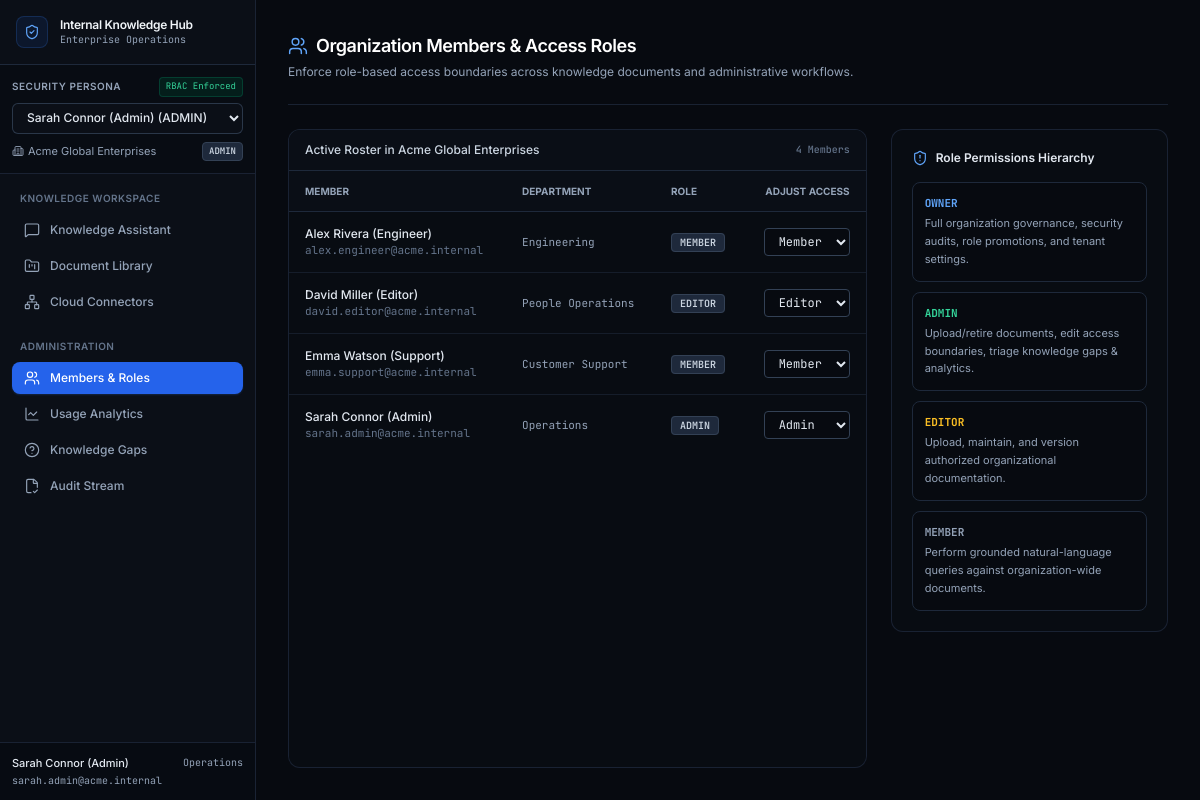
The page /members/ on the database its author committed.
### hub/models.py (models this page shows, shortened)
class Organization(models.Model):
    id = models.UUIDField(primary_key=True, default=uuid.uuid4, editable=False)
    name = models.CharField(max_length=255)
    slug = models.SlugField(max_length=100, unique=True)
    domain = models.CharField(max_length=255, blank=True, null=True)
    created_at = models.DateTimeField(auto_now_add=True)
    updated_at = models.DateTimeField(auto_now=True)

class OrganizationMembership(models.Model):
    id = models.UUIDField(primary_key=True, default=uuid.uuid4, editable=False)
    organization = models.ForeignKey(Organization, on_delete=models.CASCADE, related_name='memberships')
    user = models.ForeignKey(Profile, on_delete=models.CASCADE, related_name='memberships')
    role = models.CharField(max_length=20, choices=OrgRole.choices, default=OrgRole.MEMBER)
    department = models.CharField(max_length=100, blank=True, null=True)
    is_active = models.BooleanField(default=True)
    created_at = models.DateTimeField(auto_now_add=True)
    updated_at = models.DateTimeField(auto_now=True)
    class Meta:
        unique_together = ('organization', 'user')

class Profile(models.Model):
    id = models.UUIDField(primary_key=True, default=uuid.uuid4, editable=False)
    email = models.EmailField(unique=True)
    full_name = models.CharField(max_length=255)
    avatar_url = models.TextField(blank=True, null=True)
    created_at = models.DateTimeField(auto_now_add=True)
    updated_at = models.DateTimeField(auto_now=True)

### hub/views.py (the view, shortened to what this page needs)
# urls.py: path('members/', views.members_view, name='members'),
def members_view(request):
    user, org, membership, role = get_current_user_and_org(request)
    if not can_manage_members(role):
        return HttpResponseForbidden("Forbidden: admin access required.")
    members = OrganizationMembership.objects.filter(organization=org).select_related('user').order_by('user__full_name')
    return render(request, 'hub/members.html', {
        'members': members,
        'active_tab': 'members',
    })

### hub/services/rbac.py (called while the page is built)
def has_minimum_role(user_role: str, required_role: str) -> bool:
    return ROLE_HIERARCHY.get(user_role, 0) >= ROLE_HIERARCHY.get(required_role, 0)

def can_manage_members(user_role: str) -> bool:
    return has_minimum_role(user_role, OrgRole.ADMIN)

### hub/views.py (called while the page is built)
def get_current_user_and_org(request):
    user_id = request.session.get('auth_user_id', DEMO_USERS['admin']['id'])
    org_id = request.session.get('auth_org_id', DEMO_ORG_ID)
    user = Profile.objects.filter(id=user_id).first()
    org = Organization.objects.filter(id=org_id).first()
    membership = None
    if user and org:
        membership = OrganizationMembership.objects.filter(organization=org, user=user).first()
    role = membership.role if membership else OrgRole.MEMBER
    return user, org, membership, role

### hub/templates/hub/members.html (shortened to what this page needs)
{% extends 'hub/base.html' %}
{% block content %}
<div class="flex-1 flex flex-col h-screen overflow-hidden bg-slate-950 text-slate-100 p-8">
  <div class="pb-6 border-b border-slate-800/80">
    <h1 class="text-lg font-semibold tracking-tight text-white flex items-center gap-2">
      <i data-lucide="users" class="w-5 h-5 text-blue-400"></i>
      <span>Organization Members & Access Roles</span>
    </h1>
    <p class="text-xs text-slate-400 mt-1">
      Enforce role-based access boundaries across knowledge documents and administrative workflows.
    </p>
  </div>
  <div class="mt-6 grid grid-cols-1 lg:grid-cols-3 gap-6 flex-1 overflow-y-auto">
    <div class="lg:col-span-2 border border-slate-800/80 rounded-xl bg-slate-900/40 overflow-hidden flex flex-col">
      <div class="px-4 py-3 border-b border-slate-800 bg-slate-900/90 font-medium text-xs text-slate-300 flex items-center justify-between">
        <span>Active Roster in {{ current_org.name }}</span>
        <span class="text-[10px] font-mono text-slate-500">{{ members.count }} Members</span>
      </div>
      <div class="overflow-x-auto flex-1">
        <table class="w-full text-left text-xs">
          <thead class="bg-slate-900/80 border-b border-slate-800 text-slate-400 text-[10px] uppercase font-semibold">
            <tr>
              <th class="px-4 py-3">Member</th>
              <th class="px-4 py-3">Department</th>
              <th class="px-4 py-3">Role</th>
              <th class="px-4 py-3 text-right">Adjust Access</th>
            </tr>
          </thead>
          <tbody class="divide-y divide-slate-800/60" id="membersTbody">
            {% for mem in members %}
              <tr class="member-row hover:bg-slate-850/50 transition-colors">
                <td class="px-4 py-3.5">
                  <div class="font-medium text-slate-200">{{ mem.user.full_name }}</div>
                  <div class="text-[11px] text-slate-500 font-mono">{{ mem.user.email }}</div>
                </td>
                <td class="px-4 py-3.5 text-slate-400 font-mono text-[11px]">{{ mem.department|default:"General" }}</td>
                <td class="px-4 py-3.5">
                  <span class="px-2 py-0.5 rounded text-[10px] font-mono font-semibold uppercase bg-slate-800 border border-slate-700 text-slate-300">
                    {{ mem.role }}
                  </span>
                </td>
                <td class="px-4 py-3.5 text-right">
                  <form method="POST" class="inline">
                    <select
                      name="role"
                      onchange="this.form.submit()"
                      class="bg-slate-950 border border-slate-700 rounded px-2.5 py-1 text-xs text-slate-200 focus:outline-none focus:border-blue-500 font-mono"
                    >
                      <option value="admin" {% if mem.role == 'admin' %}selected{% endif %}>Admin</option>
                      <option value="editor" {% if mem.role == 'editor' %}selected{% endif %}>Editor</option>
                      <option value="member" {% if mem.role == 'member' %}selected{% endif %}>Member</option>
                    </select>
                  </form>
                </td>
              </tr>
            {% endfor %}
          </tbody>
        </table>
      </div>
    </div>
    <div class="border border-slate-800/80 rounded-xl bg-slate-900/40 p-5 space-y-4 h-fit text-xs">
      <h3 class="font-semibold text-slate-200 flex items-center gap-2">
        <i data-lucide="shield-alert" class="w-4 h-4 text-blue-400"></i>
        <span>Role Permissions Hierarchy</span>
      </h3>
      <div class="space-y-2.5 text-[11px]">
        <div class="p-3 rounded-lg bg-slate-950/80 border border-slate-800">
          <span class="font-bold text-blue-400 font-mono uppercase">Owner</span>
          <p class="text-slate-400 mt-1 leading-relaxed">Full organization governance, security audits, role promotions, and tenant settings.</p>
        </div>
        <div class="p-3 rounded-lg bg-slate-950/80 border border-slate-800">
          <span class="font-bold text-emerald-400 font-mono uppercase">Admin</span>
          <p class="text-slate-400 mt-1 leading-relaxed">Upload/retire documents, edit access boundaries, triage knowledge gaps & analytics.</p>
        </div>
        <div class="p-3 rounded-lg bg-slate-950/80 border border-slate-800">
          <span class="font-bold text-amber-400 font-mono uppercase">Editor</span>
          <p class="text-slate-400 mt-1 leading-relaxed">Upload, maintain, and version authorized organizational documentation.</p>
        </div>
        <div class="p-3 rounded-lg bg-slate-950/80 border border-slate-800">
          <span class="font-bold text-slate-400 font-mono uppercase">Member</span>
          <p class="text-slate-400 mt-1 leading-relaxed">Perform grounded natural-language queries against organization-wide documents.</p>
        </div>
      </div>
    </div>
  </div>
</div>
{% endblock %}

### hub/templates/hub/base.html (shortened to what this page needs)
<!DOCTYPE html>
<html lang="en" class="dark">
<head>
  <script src="https://cdn.tailwindcss.com"></script>
</head>
<body class="bg-slate-950 text-slate-100 flex h-screen overflow-hidden antialiased">
  <aside id="mainSidebar" class="w-64 bg-slate-900 border-r border-slate-800/80 flex flex-col h-screen shrink-0 select-none z-20">
    <div class="p-4 border-b border-slate-800 flex items-center justify-between">
      <div class="flex items-center space-x-3">
        <div class="w-8 h-8 rounded-lg bg-blue-600/10 border border-blue-500/20 flex items-center justify-center text-blue-400">
          <i data-lucide="shield-check" class="w-4 h-4"></i>
        </div>
        <div>
          <h1 class="font-semibold text-slate-100 text-xs tracking-tight leading-tight">Internal Knowledge Hub</h1>
          <p class="text-[10px] text-slate-400 font-mono">Enterprise Operations</p>
        </div>
      </div>
    </div>
    <div class="p-3 border-b border-slate-800/80 bg-slate-950/50">
      <div class="flex items-center justify-between mb-1.5">
        <span class="text-[10px] font-semibold uppercase tracking-wider text-slate-400">Security Persona</span>
        <span class="text-[9px] text-emerald-400 font-mono bg-emerald-950/60 border border-emerald-800/50 px-1.5 py-0.5 rounded">RBAC Enforced</span>
      </div>
      <form action="{% url 'switch_user' %}" method="POST" id="personaForm">
        <select
          name="user_id"
          onchange="document.getElementById('personaForm').submit()"
          class="w-full bg-slate-900 border border-slate-700/80 rounded-md px-2.5 py-1.5 text-xs text-slate-200 font-medium focus:outline-none focus:ring-1 focus:ring-blue-500 transition-colors"
        >
          {% for du in demo_users %}
            <option value="{{ du.id }}" {% if du.id == current_user.id %}selected{% endif %}>
              {{ du.full_name }} ({{ du.role|upper }})
            </option>
          {% endfor %}
        </select>
      </form>
      <div class="mt-2 flex items-center justify-between text-[11px] text-slate-400">
        <span class="flex items-center gap-1 truncate text-slate-400">
          <i data-lucide="building-2" class="w-3 h-3 text-slate-400"></i>
          <span class="truncate">{{ current_org.name }}</span>
        </span>
        <span class="px-1.5 py-0.5 rounded text-[9px] font-mono font-semibold bg-slate-800 text-slate-300 uppercase border border-slate-700">
          {{ current_role }}
        </span>
      </div>
    </div>
    <nav class="flex-1 overflow-y-auto p-3 space-y-1 text-xs" id="navLinks">
      <div class="text-[10px] font-semibold text-slate-500 uppercase tracking-wider px-2 py-1">
        Knowledge Workspace
      </div>
      <a
        href="{% url 'chat' %}"
        class="nav-item flex items-center gap-2.5 px-3 py-2 rounded-lg font-medium transition-all {% if active_tab == 'chat' %}bg-blue-600 text-white shadow-sm shadow-blue-500/20{% else %}text-slate-400 hover:bg-slate-800/80 hover:text-slate-200{% endif %}"
      >
        <i data-lucide="message-square" class="w-4 h-4"></i>
        <span>Knowledge Assistant</span>
      </a>
      <a
        href="{% url 'documents' %}"
        class="nav-item flex items-center gap-2.5 px-3 py-2 rounded-lg font-medium transition-all {% if active_tab == 'documents' %}bg-blue-600 text-white shadow-sm shadow-blue-500/20{% else %}text-slate-400 hover:bg-slate-800/80 hover:text-slate-200{% endif %}"
      >
        <i data-lucide="folder-kanban" class="w-4 h-4"></i>
        <span>Document Library</span>
      </a>
      <a
        href="{% url 'integrations' %}"
        class="nav-item flex items-center gap-2.5 px-3 py-2 rounded-lg font-medium transition-all {% if active_tab == 'integrations' %}bg-blue-600 text-white shadow-sm shadow-blue-500/20{% else %}text-slate-400 hover:bg-slate-800/80 hover:text-slate-200{% endif %}"
      >
        <i data-lucide="network" class="w-4 h-4"></i>
        <span>Cloud Connectors</span>
      </a>
      <div class="pt-4 text-[10px] font-semibold text-slate-500 uppercase tracking-wider px-2 py-1 flex items-center justify-between">
        <span>Administration</span>
      </div>
      {% if is_admin %}
        <a
          href="{% url 'members' %}"
          class="nav-item flex items-center gap-2.5 px-3 py-2 rounded-lg font-medium transition-all {% if active_tab == 'members' %}bg-blue-600 text-white shadow-sm shadow-blue-500/20{% else %}text-slate-400 hover:bg-slate-800/80 hover:text-slate-200{% endif %}"
        >
          <i data-lucide="users" class="w-4 h-4"></i>
          <span>Members & Roles</span>
        </a>
        <a
          href="{% url 'analytics' %}"
          class="nav-item flex items-center gap-2.5 px-3 py-2 rounded-lg font-medium transition-all {% if active_tab == 'analytics' %}bg-blue-600 text-white shadow-sm shadow-blue-500/20{% else %}text-slate-400 hover:bg-slate-800/80 hover:text-slate-200{% endif %}"
        >
          <i data-lucide="line-chart" class="w-4 h-4"></i>
          <span>Usage Analytics</span>
        </a>
        <a
          href="{% url 'gaps' %}"
          class="nav-item flex items-center gap-2.5 px-3 py-2 rounded-lg font-medium transition-all {% if active_tab == 'gaps' %}bg-blue-600 text-white shadow-sm shadow-blue-500/20{% else %}text-slate-400 hover:bg-slate-800/80 hover:text-slate-200{% endif %}"
        >
          <i data-lucide="help-circle" class="w-4 h-4"></i>
          <span>Knowledge Gaps</span>
        </a>
        <a
          href="{% url 'audit' %}"
          class="nav-item flex items-center gap-2.5 px-3 py-2 rounded-lg font-medium transition-all {% if active_tab == 'audit' %}bg-blue-600 text-white shadow-sm shadow-blue-500/20{% else %}text-slate-400 hover:bg-slate-800/80 hover:text-slate-200{% endif %}"
        >
          <i data-lucide="file-check-2" class="w-4 h-4"></i>
          <span>Audit Stream</span>
        </a>
      {% endif %}
    </nav>
    <div class="p-3 border-t border-slate-800/80 text-[11px] text-slate-400 bg-slate-950/70">
      <div class="flex items-center justify-between">
        <span class="font-medium text-slate-200 truncate">{{ current_user.full_name }}</span>
        <span class="text-[10px] text-slate-400 font-mono">{{ current_department }}</span>
      </div>
      <div class="text-[10px] text-slate-400 truncate font-mono mt-0.5">{{ current_user.email }}</div>
    </div>
  </aside>
  <main class="flex-1 flex flex-col h-screen overflow-hidden bg-slate-950">
    {% block content %}{% endblock %}
  </main>
</body>
</html>

### hub/templates/hub/base.html (style rules this page uses)
body { background-color: #070a10; color: #f3f4f6; font-family: 'Inter', sans-serif; }
.lucide { stroke-width: 1.75px; }

### rows shown on the page
Organization: name "Acme Global Enterprises"
OrganizationMembership: role "ADMIN", department "Operations", user.full_name "Sarah Connor (Admin)", user.email "sarah.admin@acme.internal", role "Admin"
Profile: full_name "Sarah Connor (Admin)", email "sarah.admin@acme.internal"
OrganizationMembership: user.full_name "Alex Rivera (Engineer)", user.email "alex.engineer@acme.internal", department "Engineering", role "MEMBER", role "Member"
OrganizationMembership: user.full_name "David Miller (Editor)", user.email "david.editor@acme.internal", department "People Operations", role "EDITOR", role "Editor"
OrganizationMembership: user.full_name "Emma Watson (Support)", user.email "emma.support@acme.internal", department "Customer Support", role "MEMBER", role "Member"

### other values the page prints
{{ members.count }} "4"
form field user_id "Sarah Connor (Admin) (ADMIN)"
